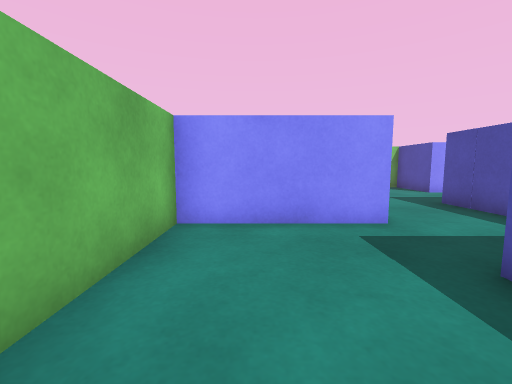
View 1 (above)

20 first-person views from a walk through a 3-D level made in the Unity game engine. The camera is 0.55 m above the floor, tilts 6° down and sees 90° across. The floor is counted in squares, 0.5 m on a side. Each view is taken from the middle of a square. On the plan, view 1 faces up. The plan holds only what a view shows up to about 11 squares ahead; the rest is blank.

View 2
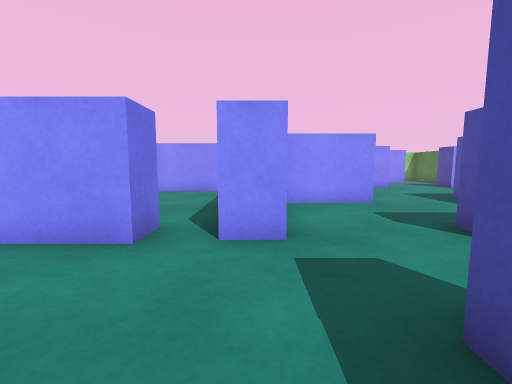

View 3
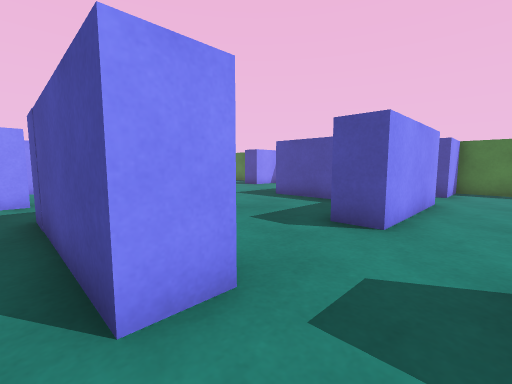

View 4
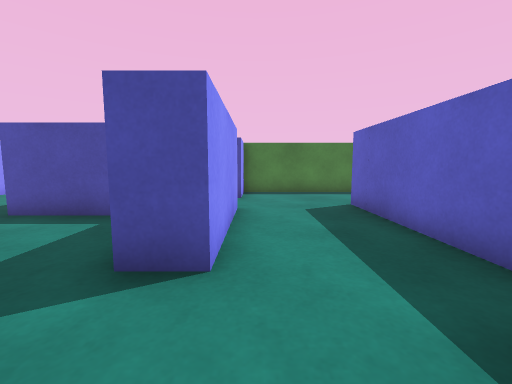

View 5
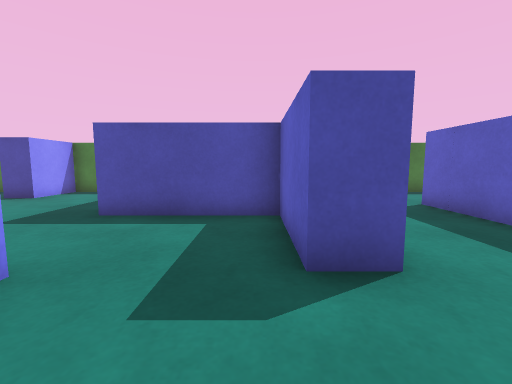

View 6
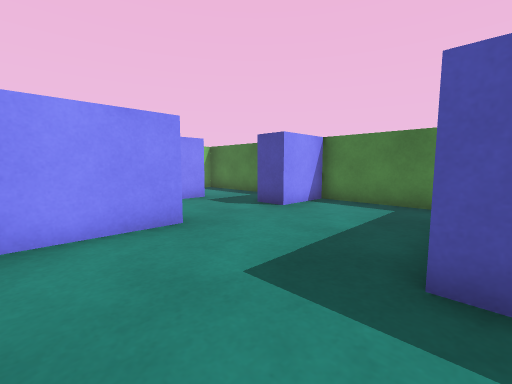

View 7
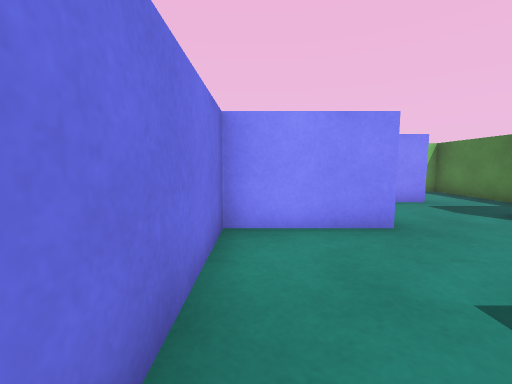

View 8
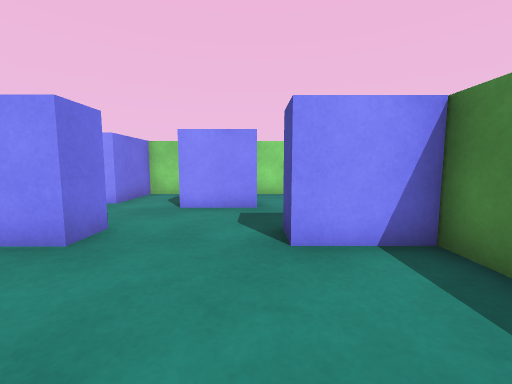

View 9
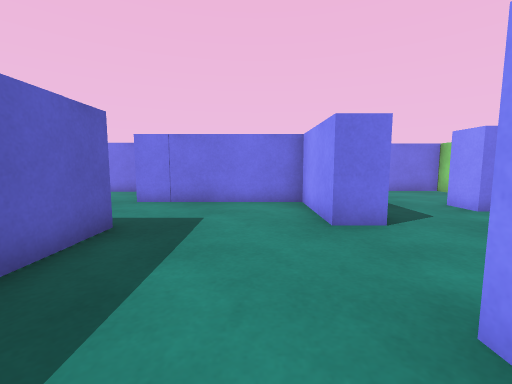

View 10
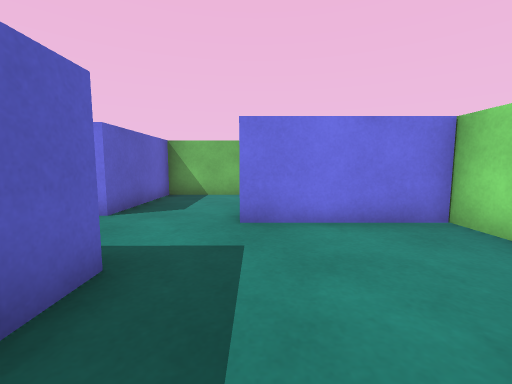

View 11
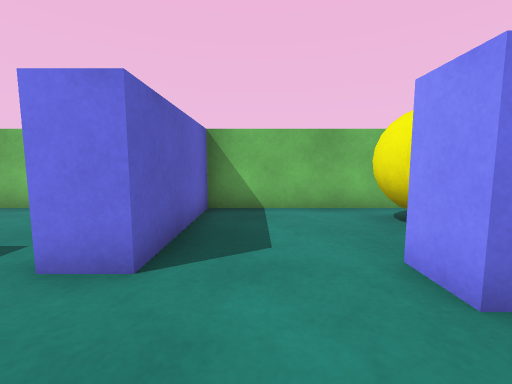

View 12
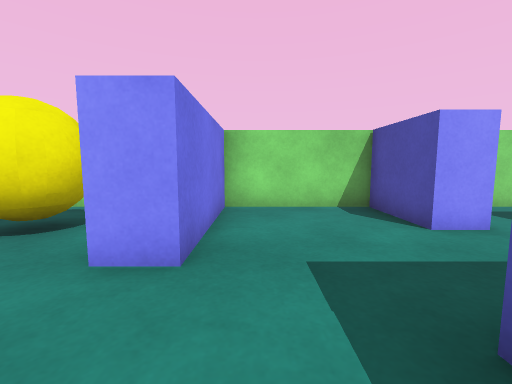

View 13
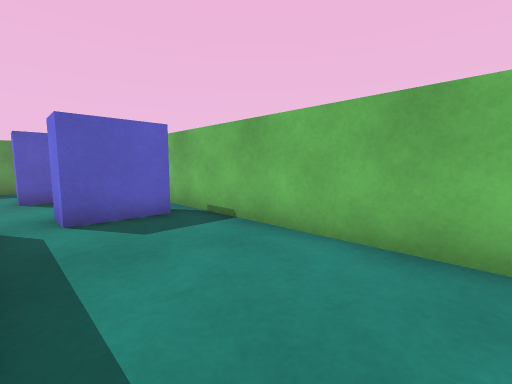

View 14
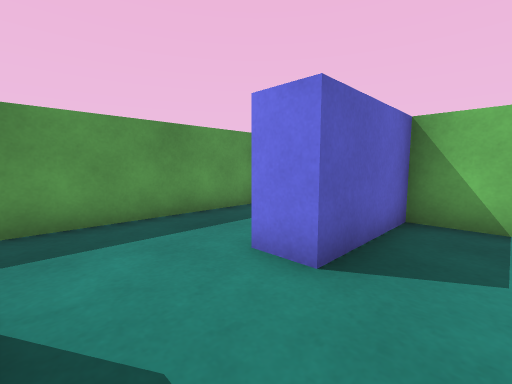

View 15
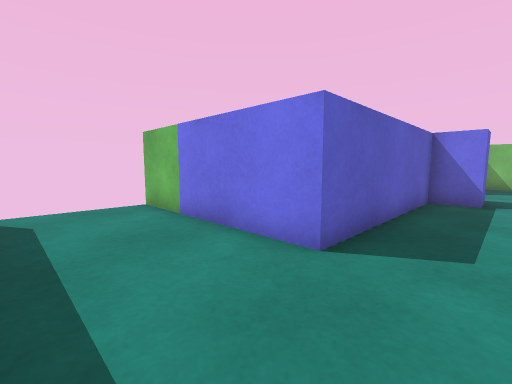

View 16
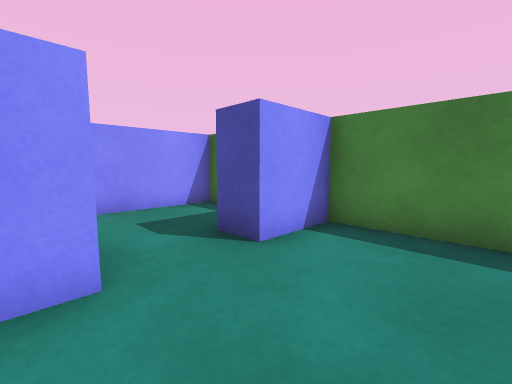

View 17
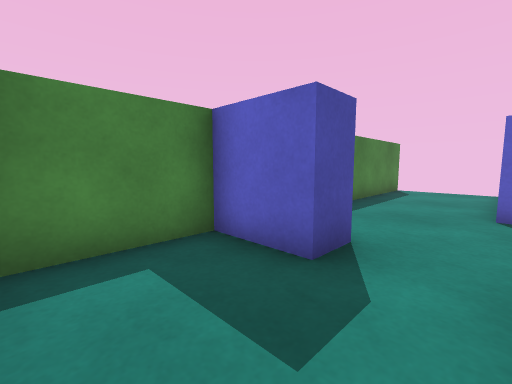

View 18
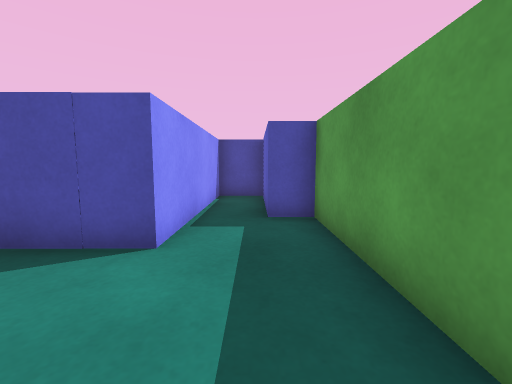

View 19
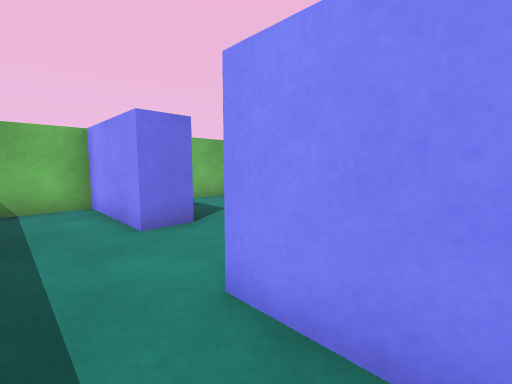

View 20
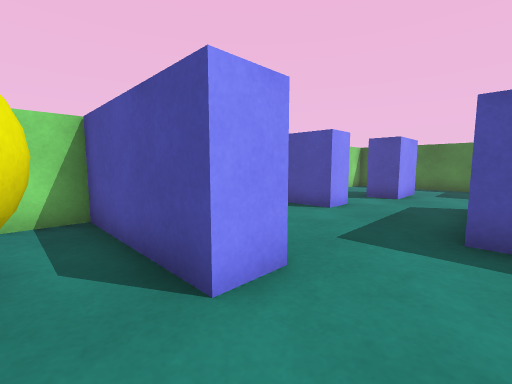

### Floor plan
Points are (right, up) in squares from view 1. A wall is a line through its corners. A room is listed if a view was taken in it or the views show most of it. See-through windows are left out.
Room 1 (views 1, 2, 3, 4, 5, 6, 7, 8, 9, 10, 11, 12, 13, 14, 15, 16, 17, 18, 19)
walls: (3.4, 0.1) (3.4, -1.1); (5.4, 5.4) (5.4, 7.4) (6.5, 7.4); (3.5, -2.3) (2.4, -2.3) (2.4, 2.5); (10.6, -2.5) (6.6, -2.5) (6.6, -1.5) (9.6, -1.5) (9.6, 2.5) (11.6, 2.5); (2.5, 5.8) (2.5, 4.8) (-1.5, 4.8) (-1.5, -8.1); (9.4, 7.5) (9.4, 6.4) (6.4, 6.4) (6.4, 1.5) (3.9, 1.5); (5.2, -5.7) (11.2, -5.7) (11.2, -11.2); (14.5, 3.2) (14.5, 6.5); (10.2, -6.7) (4.3, -6.7) (4.3, -5.6); (14.5, 8.1) (14.5, 12.7) (3.2, 12.7) (3.2, 8.7) (2.2, 8.7); (-1.1, -9.2) (6.4, -9.2) (6.4, -8.3); (14.5, -11.2) (14.5, 1.5) (11.4, 1.5)
ways out: opening at (2, 7.5) to room 2
objects: other object (-1, -6) to (2, -6); other object (-1, -2) to (1, -2); other object (4, -5) to (5, -5); other object (7, 10) to (8, 12); other object (10, 10) to (12, 10); other object (13, -2) to (14, -2); other object (13, 7) to (14, 7)
Room 2 (view 20)
walls: (-1.5, 10.2) (-1.5, 5.8) (2.5, 5.8); (2.2, 8.7) (2.2, 12.7) (0.9, 12.7)
ways out: opening at (2, 7.5) to room 1
objects: other object (0, 9) to (1, 10)

Positions as (right, up) in squares from view 1, and headings:
1: (0, 0), facing up
2: (3, -6), facing up
3: (2, -4), facing up-right
4: (4, -3), facing right
5: (4, -1), facing right
6: (7, 2), facing up-right
7: (7, 2), facing up
8: (12, 3), facing up
9: (14, 5), facing left
10: (8, 9), facing left
11: (5, 7), facing left
12: (4, 6), facing up
13: (2, 4), facing down-left
14: (4, -4), facing down-left
15: (14, -4), facing down-left
16: (10, -5), facing up-right
17: (11, 1), facing down-right
18: (1, -8), facing right
19: (6, -8), facing up-left
20: (1, 7), facing up-right
